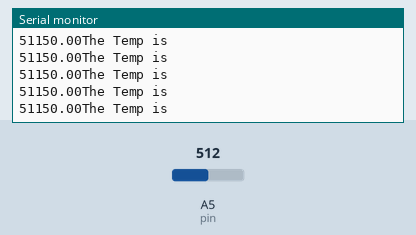
Simulated run of this sketch. Board: Arduino Uno, built with avr-gcc and run on an emulated ATmega328P. On the bench: the last lines printed to the serial monitor. The test bench sets the inputs (shaded band); at power-on: A5 (pin) = 512.

Above: at 1.2 s.
1.3 s: A5 (pin) set to 716
At 1.57 s:
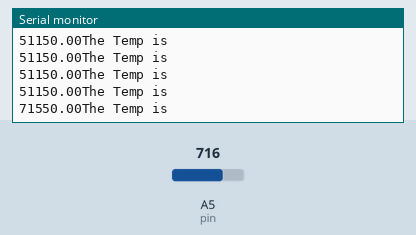
4.3 s: A5 (pin) set to 900
At 4.39 s:
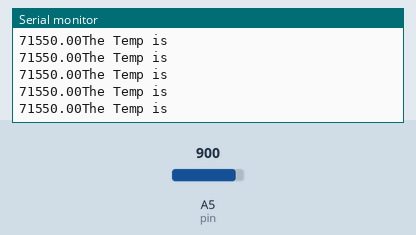
Timing chart, 0 to 7.3 s (numbered marks = the images above; inputs shaded):
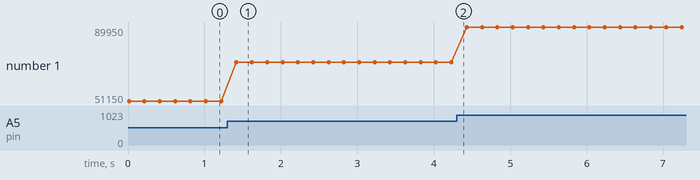

Measured:
- after the input at 1.3 s, the serial monitor: prints a new line after 0.12 s (image 1)
- plotted number 1: 51150 → 71550 after the input at 1.3 s, 71550 → 89950 after the input at 4.3 s

The sketch:

temp_Mine.ino
```cpp
float pin=A5;

void setup() {
   pinMode(pin,INPUT);
   Serial.begin(9600);

}

void loop() {
  float voltage=analogRead(pin);
  float cel=(voltage-0.5)*100;
  Serial.println("The Temp is");
  Serial.print(cel);
  delay(200);

}
```
